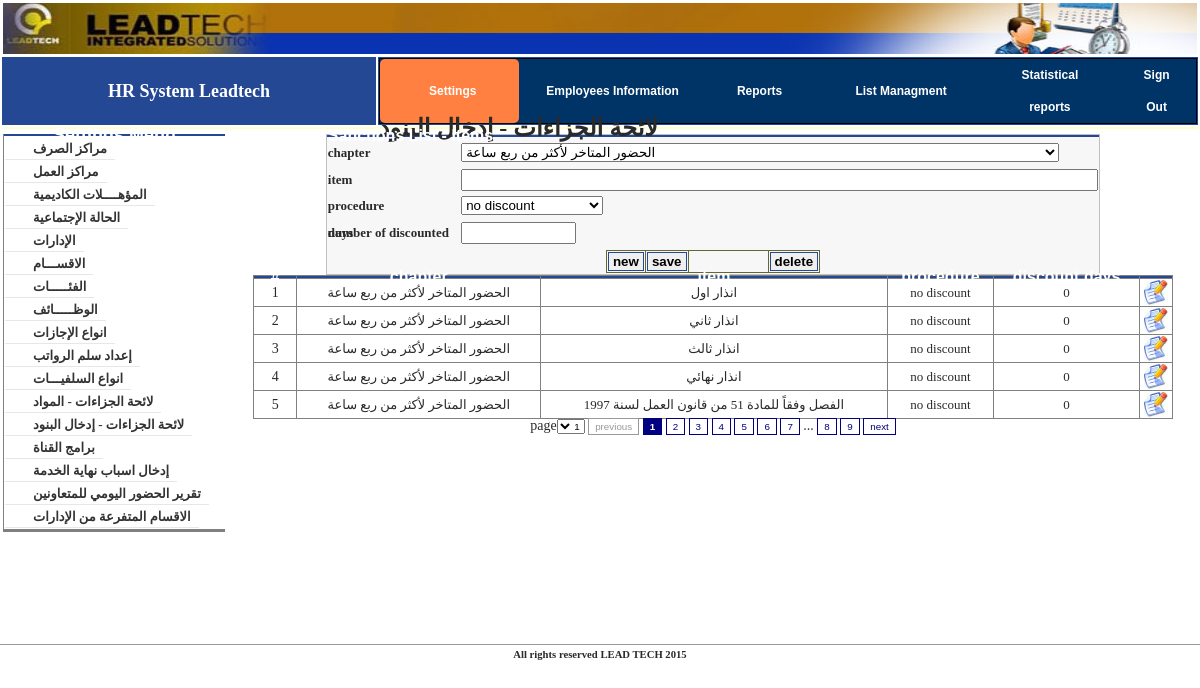
The app's page /index.php?mnu_id=1&page=sanctions_item.php (signed in) with its own data.
### tables this page shows
CREATE TABLE `config_sub_menu` (
  `id` int(11) NOT NULL auto_increment,
  `main` int(11) NOT NULL,
  `menu_group` int(11) NOT NULL default '1',
  `link` varchar(50) NOT NULL,
  `name` varchar(50) NOT NULL,
  `publish` tinyint(4) NOT NULL,
  PRIMARY KEY  (`id`)
);

CREATE TABLE `tb_sanctionsitem` (
  `id` int(11) NOT NULL auto_increment,
  `sanctions_id` int(11) NOT NULL,
  `name` varchar(100) NOT NULL,
  `discount` tinyint(1) NOT NULL,
  `discount_day` int(11) NOT NULL,
  PRIMARY KEY  (`id`)
);

CREATE TABLE `lk_sanctions` (
  `id` int(11) NOT NULL auto_increment,
  `name` varchar(100) NOT NULL,
  PRIMARY KEY  (`id`)
);

### my_fun.php (called while the page is built, shortened)
<?php
function curPageURL() {
  return 'index.php?';
}
function getCurPageParamter($notThis) {
    $paramters="";
	$escparapters = explode("+", $notThis);
	foreach($_REQUEST as $param => $val) {
	 if(in_array($param,$escparapters))
		 $paramters .= $param.'='.$val.'&';
	}
	$paramters = substr($paramters,0,strlen($paramters)-1);
	return $paramters;
}
?>

### module/sanctions_item.php (the view, shortened to what this page needs)
<html dir="rtl">
<head>
</head>
<body>
<form method="POST" action="">
<div align="center">
<table border="0" width="80%" style="border-collapse: collapse; border: 1px solid #C0C0C0" dir="ltr"  class="tb_bgcolrform">
	<tr>
		<td colspan="4" class="tdtitle"><span lang="en-us">Sanctions List - Items</span></td>
	</tr>
	<tr>
		<td width="98%"  colspan="4" class="message">
		<?php echo @$mess;?></td>
	</tr>
	<tr>
		<td width="19%" height="25" align="left"><span lang="en-us">
		<font size="2"><b>chapter</b></font></span></td>
		<td width="34%" height="25">
		<select size="1" name="sanctions">
		<?php
		$rs_sanction=mysql_query("select *from lk_sanctions");
		$xsanction=mysql_num_rows($rs_sanction);
		for($ii=0;$ii<$xsanction;$ii++){
		?>
		<option value="<?php echo mysql_result($rs_sanction,$ii,'id');?>" <?php if(mysql_result($rs_sanction,$ii,'id')==$sanction_id) echo "selected";?> ><?php echo mysql_result($rs_sanction,$ii,'name');?></option>
		<?php }?>
		</select></td>
	</tr>
	<tr>
		<td width="20%" height="25" align="left">
		<span lang="en-us"><font size="2"><b>item</b></font></span></td>
		<td width="29%" height="25">
		<input type="text" name="name" size="68" AUTOCOMPLETE="Off" class="text" value="<?php if(!empty($_GET["id"])) echo @mysql_result($rs_select,0,'name');?>"></td>
	</tr>
	<tr>
		<td width="19%" height="23" align="left"><span lang="en-us">
		<font size="2"><b>procedure</b></font></span></td>
		<td width="34%" height="23">
		<select size="1" name="discount">
		<option value="0"  <?php if(mysql_result($rs_select,0,'discount')==0) echo "selected";?>>no discount</option>
		</select></td>
	</tr>
	<tr>
		<td width="20%" height="27" align="left">
		<span lang="en-us"><font size="2"><b>number of discounted days</b></font></span></td>
		<td width="29%" height="27">
		<input type="text" name="discount_day" size="10" AUTOCOMPLETE="Off" class="text" value="<?php if(!empty($_GET[id])) echo @mysql_result($rs_select,0,'discount_day');?>"></td>
	</tr>
	<tr>
	 <td></td>
	</tr>
	<tr>
		<td colspan="2">
		<div align="center">
			<table border="1" width="100" id="table1" style="border-collapse: collapse; border: 1px solid #666633">
				<tr>
					<td>
					<input type="submit" value="new" name="new" class="button"></td>
					<td>
					<input type="submit" value="save" name="save" class="button"></td>
					<td>&nbsp;&nbsp;&nbsp;&nbsp;&nbsp;&nbsp;&nbsp;&nbsp;&nbsp;&nbsp;&nbsp;&nbsp;&nbsp;&nbsp;&nbsp;&nbsp;&nbsp;&nbsp;&nbsp;&nbsp;&nbsp;&nbsp;</td>
					<td>
					<input type="submit" value="delete" name="delete" class="button"></td>
				</tr>
			</table></div></td>
	</tr>
</table>
</div>
</form>
<div align="center">
<?php
	$result = mysql_query("select count(*) as noOfrows from tb_sanctionsitem");
	$no = @mysql_result($result,0,'noOfrows');
	$testPage = new Paginator();
	$testPage->items_total = $no;
	$testPage->mid_range = 9;
	$testPage->default_ipp = 5;
	$testPage->paginate();
	$table = "<table border=\"1\" width=\"95%\" style=\"border-collapse: collapse\" dir=\"ltr\" height=\"10%\"><td align=\"center\" class=\"tdtitle\">#</td><td align=\"center\" class=\"tdtitle\">chapter</td><td  align=\"center\" class=\"tdtitle\">item</td></td><td align=\"center\" class=\"tdtitle\">procedure</td><td align=\"center\" class=\"tdtitle\">discount days</td><td align=\"center\" class=\"tdtitle\">&nbsp;</td>";
	$result = mysql_query("select tb_sanctionsitem.id,lk_sanctions.name as sanctions,tb_sanctionsitem.name as sanctionsitem,discount,discount_day from tb_sanctionsitem,lk_sanctions where tb_sanctionsitem.sanctions_id = lk_sanctions.id order by tb_sanctionsitem.id asc $testPage->limit");
	while($row = mysql_fetch_row($result)){
		if($row[3]==0)
			$egraa = 'no discount';
		else
			$egraa = 'discount from salary';
		$table .="<tr><td align=\"center\" width=\"40\">".$row[0]."</td><td align=\"center\"><font size=\"2\" face=\"Tahoma\">".$row[1]."</font></td><td align=\"center\"><font size=\"2\" face=\"Tahoma\">".$row[2]."</font></td><td align=\"center\"><font size=\"2\" face=\"Tahoma\">".$egraa."</font></td><td align=\"center\"><font size=\"2\" face=\"Tahoma\">".$row[4]."</font></td><td align=\"center\" width=\"30\"><a href=\"".curPageURL().getCurPageParamter('mnu_id+page+pagination_page')."&id=".$row[0]."\"><img border=\"0\"  alt=\"select\" title=\"select\" src=\"images/icon-32-edit.jpg\" width=\"24\" height=\"25\"></a></td></tr>";
	}
	$table .= "</table>";
	echo '<br />'.$table.'<br />';
	echo $testPage->display_jump_menu().'    ';
	echo $testPage->display_pages().'<br /><br />';
  ?>
</body>
</html>

### index.php (shortened to what this page needs)
<?php
include("my_fun.php");
include('module/paginator.php');
if(isset($_SESSION["login"])){
$rs_title=mysql_query("select *from config_sub_menu where link='".$_GET["page"]."'");
$title=@mysql_result($rs_title,0,'name');
?>
<!DOCTYPE html PUBLIC "-//W3C//DTD XHTML 1.0 Transitional//EN" "http://www.w3.org/TR/xhtml1/DTD/xhtml1-transitional.dtd">
<html dir="rtl">
<head>
<link href="css/style.css" rel="stylesheet" type="text/css" />
<link rel="stylesheet" type="text/css" href="css/Calinder/css/jscal2.css" />
<link rel="stylesheet" type="text/css" href="css/Calinder/css/border-radius.css" />
<link rel="stylesheet" type="text/css" href="css/Calinder/css/steel/steel.css" />
<link rel="stylesheet" type="text/css" href="css/AutoStyle.css" />
<link rel="stylesheet" type="text/css" href="css/temp.css" />
<link rel="stylesheet" type="text/css" href="css/style_pagination.css" />
</head>
<body>
	<div align="center">
	<table border="0" width="100%" id="table1" dir="ltr">
		<tr>
			<td colspan="2"s><?php include("header.php"); ?></td>
		</tr>
		<tr>
			<td bgcolor="#244893" width="31%" align="center">
			<span lang="en-us">
			<font size="4" color="#FFFFFF" face="Times New Roman"><b>HR System
			Leadtech</b></font></span></td>
			<td bgcolor="#244893" width="68%"><?php include("tab.php");?></td>
		</tr>
		<tr>
			<td valign="top" bgcolor="#FFFFCC"><b><font size="5"></font></b></td>
			<td valign="top" bgcolor="#FFFFCC"><b><font size="5"><?php echo @$title;?></font></b></td>
		</tr>
		</div>
		<table border="0" width="100%" dir="rtl">
			<tr>
			<td valign="top" align="center" height="500" ><span lang="en-us"  >
			<?php	if(!empty($_GET["page"]) && $_GET["mnu_id"]!=5 )	@include("module/$_GET[page]");	?>
			<td valign="top" width="222" class="mazin" dir="ltr">	<?php
						include("left_menu.php");
						?>	</td>
		<tr>
			<td colspan="2" ><hr size="1" color="#999999"><?php include("footer.php");?></td>
		</tr>
</body>
</html>
<?php
}
else
header("location: Splashtastic/index.html");
?><?php ob_flush();?>

### left_menu.php (shortened to what this page needs)
<?php
$rs_menu=mysql_query("select *from config_sub_menu where main=$_GET[mnu_id] and publish=1 order by id asc");
@$menu_count=mysql_num_rows($rs_menu);
?>
<head>
</head>
<table width="100%" style="border-collapse: collapse; padding-left:4px; padding-right:4px; padding-top:1px; padding-bottom:1px; border-left-style:solid; border-left-width:1px; border-bottom-style:solid">
	<tr>
		<td align="center" class="tdtitle">
		<font size="4">
		<?php
			if($_GET["mnu_id"]==1)
				echo "Settings Menu";
			elseif($_GET["mnu_id"]==2)
				echo "Main menu";
			elseif($_GET["mnu_id"]==3)
				echo "Reports Menu";
			elseif($_GET["mnu_id"]==4)
				echo "Lists Mangment";
				elseif($_GET["mnu_id"]==5)
				echo "Employees Archive";
				elseif($_GET["mnu_id"]==6)
				echo "Statistical Reports";
		?>
</font>
</td>
	</tr>
	<tr class="menu_link"><td style="padding-right: 5px" align="center">
	</td></tr>
<?php
if ($_GET["mnu_id"]==3)
include("rpt_menu.php");
else
{
for($i=0;$i<$menu_count;$i++){?>
<tr class="menu_link"><td style="padding-right:2px" align="center" color="#EBEBEB">
<a href="index.php?mnu_id=<?php echo  $_GET["mnu_id"];?>&page=<?php echo  mysql_result($rs_menu,$i,'link')?>">
<?php echo mysql_result($rs_menu,$i,'name');?>
</a>
</td></tr>
<?php }
}
?>
</table>

### css/style.css (style rules this page uses)
body { padding:0; margin:0; font-family:"Trebuchet Ms"; color:#2a2a2a; font-size:14px; line-height:0px; }

### css/temp.css (style rules this page uses)
tr.menu_link td a { border-bottom-color: #E7E7E7; border-bottom-style: solid; border-bottom-width: 1px; color: #333333; display: block; line-height: 13px; padding-bottom: 4px; padding-left: 28px; padding-right: 8px; padding-top: 3px; position: relative; text-decoration: none; font-family:times new roman; font-size:13px; float:left; font-weight:bold; }
td.message { font-size:9pt; font-family:tahoma; color:red; text-align:right; }
td.tdtitle { font-size:12pt; font-family:arial; font-weight:bold; color:#ffffff; background:#244893; }
input.button { display: block; border: 1px solid #244893; padding-left: 4px; padding-right: 4px; padding-top: 1px; padding-bottom: 1px; font-size:10pt; font-family:arial; font-weight:bold; }
input.text { font-size:11pt; font-family:arial; font-weight:bold; }
table.tb_bgcolrform { background:#F7F7F7; }

### records on screen
config_sub_menu: name "لائحة الجزاءات - إدخال البنود"
tb_sanctionsitem: id "1", lk_sanctions.name "الحضور المتاخر لأكثر من ربع ساعة", name "انذار اول", discount "no discount", discount_day "0"
tb_sanctionsitem: id "2", lk_sanctions.name "الحضور المتاخر لأكثر من ربع ساعة", name "انذار ثاني", discount "no discount", discount_day "0"
tb_sanctionsitem: id "3", lk_sanctions.name "الحضور المتاخر لأكثر من ربع ساعة", name "انذار ثالث", discount "no discount", discount_day "0"
tb_sanctionsitem: id "4", lk_sanctions.name "الحضور المتاخر لأكثر من ربع ساعة", name "انذار نهائي", discount "no discount", discount_day "0"
tb_sanctionsitem: id "5", lk_sanctions.name "الحضور المتاخر لأكثر من ربع ساعة", name "الفصل وفقاً للمادة 51 من قانون العمل لسنة 1997", discount "no discount", discount_day "0"
config_sub_menu: name "مراكز الصرف"
config_sub_menu: name "مراكز العمل"
config_sub_menu: name "المؤهــــلات الكاديمية"
config_sub_menu: name "الحالة الإجتماعية"
config_sub_menu: name "الإدارات"
config_sub_menu: name "الاقســـام"
config_sub_menu: name "الفئـــــات"
config_sub_menu: name "الوظـــــائف"
config_sub_menu: name "انواع الإجازات"
config_sub_menu: name "إعداد سلم الرواتب"
config_sub_menu: name "انواع السلفيـــات"
config_sub_menu: name "لائحة الجزاءات - المواد"
config_sub_menu: name "برامج القناة"
config_sub_menu: name "إدخال اسباب نهاية الخدمة"
config_sub_menu: name "تقرير الحضور اليومي للمتعاونين"
config_sub_menu: name "الاقسام المتفرعة من الإدارات"

### other values on screen
$testPage->display_pages() "..."
form field sanctions "الحضور المتاخر لأكثر من ربع ساعة"
form field value "1"
